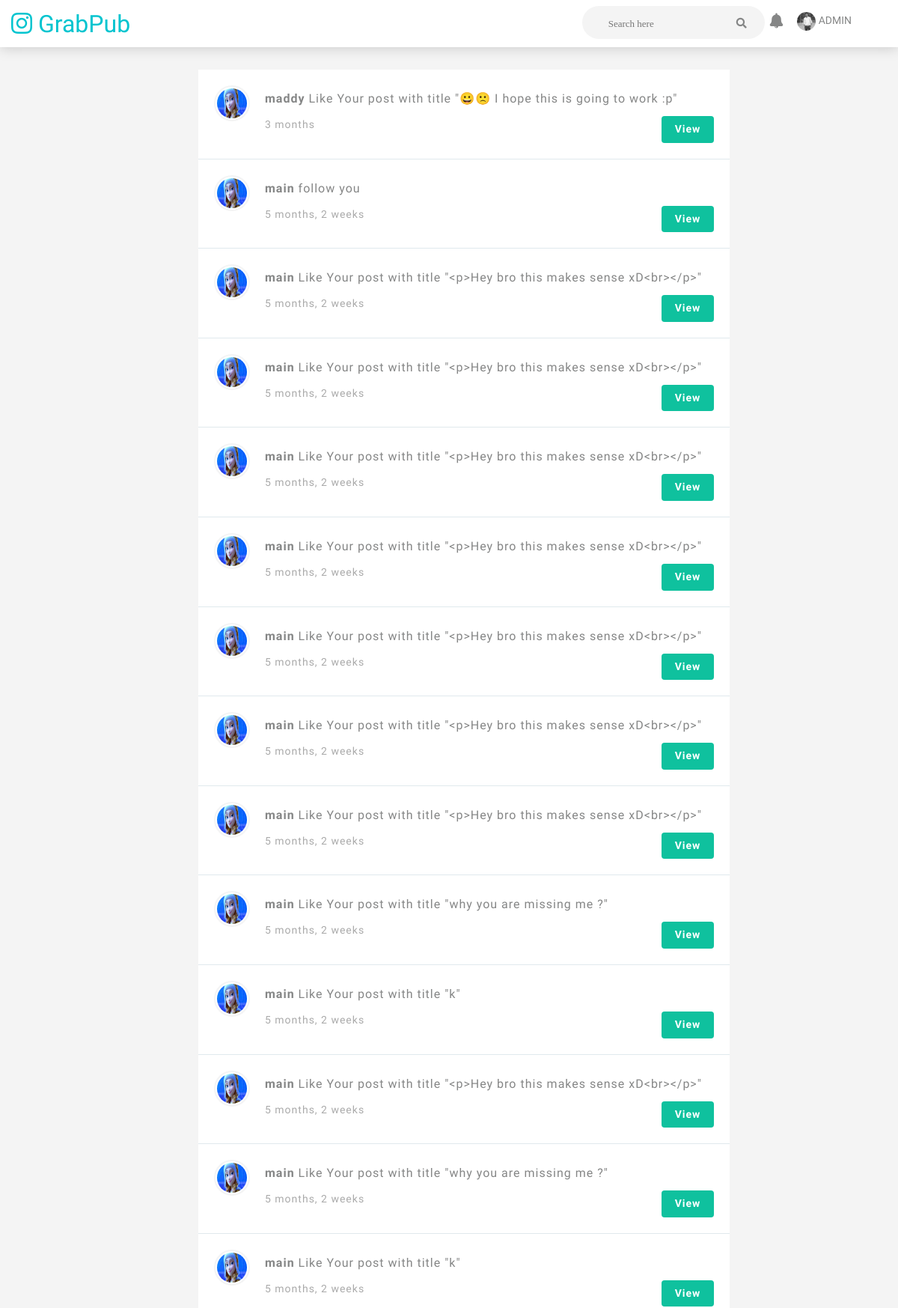
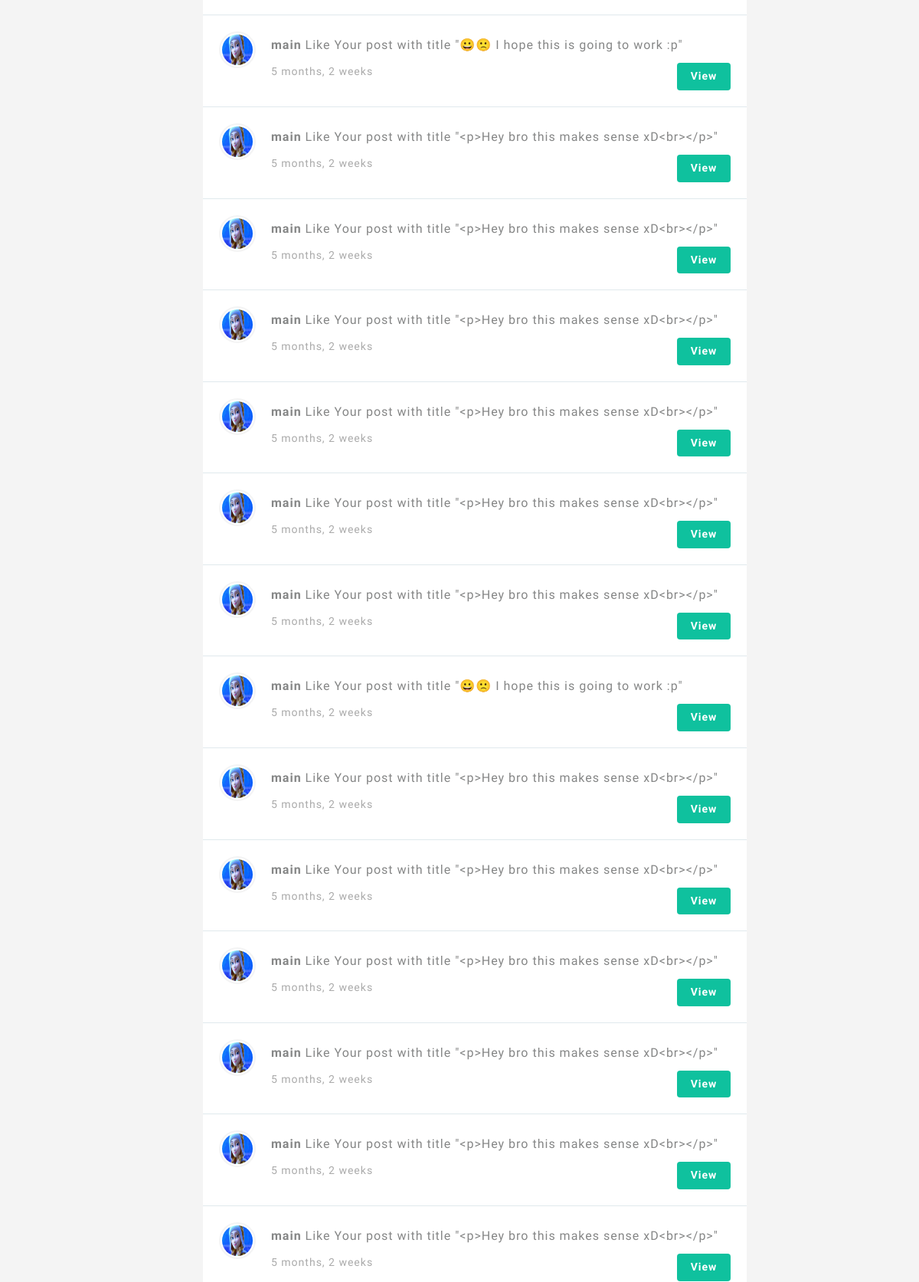
Screenshot of /notify/ (signed in, upper part) with the database file from the repository (2 pictures, top to bottom).
### profiles/models.py (models this page shows, shortened)
class UserProfile(models.Model):
    user = models.OneToOneField(User, on_delete=models.CASCADE)
    follower = models.ManyToManyField(User, related_name ='is_following',blank=True,)
    close_friends = models.ManyToManyField(User,related_name='my_close_friends', blank=True)
    rank = models.ManyToManyField(Rank, related_name='rank', default='Newbie', blank=True)
    avatar = models.ImageField(("Avatar"), upload_to='displays', default = '1.jpg',height_field=None, width_field=None, max_length=None,blank = True,null=True)
    background =models.ImageField(("background1"), upload_to='backgrounds', default = 'ak.jpg',height_field=None, width_field=None, max_length=None,blank = True,null=True)
    background_2 =models.ImageField(("background2"), upload_to='backgrounds', default = 'ak.jpg',height_field=None, width_field=None, max_length=None,blank = True,null=True)
    background_3 =models.ImageField(("background3"), upload_to='backgrounds', default = 'ak.jpg',height_field=None, width_field=None, max_length=None,blank = True,null=True)
    background_4 =models.ImageField(("background4"), upload_to='backgrounds', default = 'ak.jpg',height_field=None, width_field=None, max_length=None,blank = True,null=True)
    background_5 =models.ImageField(("background5"), upload_to='backgrounds', default = 'ak.jpg',height_field=None, width_field=None, max_length=None,blank = True,null=True)
    create_date = models.DateField(auto_now_add=True,null=True)
    username = models.CharField(null=True,blank=True, max_length=50)
    displayname =models.CharField( max_length=150,blank=True,null=True)
    bio = models.CharField(("bio"), default='I like something',blank=True,max_length=255)
    objects = ProfileManager()

### notifications/models.py (models this page shows)
class Notification(AbstractNotification):
    class Meta(AbstractNotification.Meta):
        abstract = False
        swappable = swappable_setting('notifications', 'Notification')

### notify/views.py (the view, shortened to what this page needs)
# urls.py: path('',views.NotifyView.as_view(),name='ni'),
class NotifyView(TemplateView):
    template_name ='notify/notifications.html'
    def get_context_data(self, **kwargs):
        context = super().get_context_data(**kwargs)
        user = User.objects.get(username=self.request.user)
        qs = user.notifications.filter(deleted=False)
        print(qs,'qs')
        qs.mark_all_as_read(user)
        context["qs"] = qs
        user = self.request.user.userprofile
        user_notify = User.objects.get(username=self.request.user)
        context["notify"] = user_notify.notifications.filter(deleted=False).order_by('-timestamp')[:4]
        context["notify_count"] = user_notify.notifications.filter(actor_object_id=user_notify.id,deleted=False,unread=True).count()
        return context

### notifications/base/models.py (called while the page is built)
def is_soft_delete():
    return notifications_settings.get_config()['SOFT_DELETE']

    def unread(self, include_deleted=False):
        if is_soft_delete() and not include_deleted:
            return self.filter(unread=True, deleted=False)
        return self.filter(unread=True)

    def mark_all_as_read(self, recipient=None):
        qset = self.unread(True)
        if recipient:
            qset = qset.filter(recipient=recipient)
        return qset.update(unread=False)

    def __str__(self):
        ctx = {
            'actor': self.actor,
            'verb': self.verb,
            'action_object': self.action_object,
            'target': self.target,
            'timesince': self.timesince()
        }
        if self.target:
            if self.action_object:
                return u'%(actor)s %(verb)s %(action_object)s on %(target)s %(timesince)s ago' % ctx
            return u'%(actor)s %(verb)s %(target)s %(timesince)s ago' % ctx
        if self.action_object:
            return u'%(actor)s %(verb)s %(action_object)s %(timesince)s ago' % ctx
        return u'%(actor)s %(verb)s %(timesince)s ago' % ctx

    def timesince(self, now=None):
        from django.utils.timesince import timesince as timesince_
        return timesince_(self.timestamp, now)

### notifications/templatetags/notifications_tags.py (called while the page is built)
def notifications_unread(context):
    user = user_context(context)
    if not user:
        return ''
    return user.notifications.unread().count()

def user_context(context):
    if 'user' not in context:
        return None
    request = context['request']
    user = request.user
    try:
        user_is_anonymous = user.is_anonymous()
    except TypeError:  # Django >= 1.11
        user_is_anonymous = user.is_anonymous
    if user_is_anonymous:
        return None
    return user

### notify/templates/notify/notifications.html (shortened to what this page needs)
{% extends 'base_final.html' %}
{% load static %}
{% load notifications_tags %}
{% block content %}
	 <section class="notifications">
	  <div class="container">
	   <div class="row">
	    <div class="col-lg-8 col-lg-offset-2">
		<ul>
        {% if not qs %}
        <h3 style="font-family: 'Abhaya Libre', serif;margin-top:40px;text-align:center;">No Notification Yet.</h3>
         <h1 style="font-family: 'Abhaya Libre', serif;margin-top:40px;text-align:center;">Note!</h1>
        <h2 style="font-family: 'Abhaya Libre', serif;margin-top:40px;text-align:center;">Get <b>Free Followers</b> right now to aware them with your talent!</h2>
        {% else %}
        {% for note in qs %}
		 <li>
           <div class="media first_child">
            <a href="{% url 'profiles:detail' username=note.actor %}"><img src="{{note.actor.userprofile.avatar.url}}" alt="" class="img-responsive img-circle"></a>
            <div class="media_body">
             <p><b>{{note.actor}}</b> {{note.verb}}</p>
             <h6>{{note.timestamp|timesince}}</h6>
             <div class="btn_group">
              <a class="kafe-btn kafe-btn-mint" href="{% url 'profiles:detail' username=note.actor %}">View</a>
             </div>
            </div>
           </div>
         </li>
         {% endfor %}
         {% endif %}
		</ul>
		</div>
       </div>
	  </div>
	 </section>
{% endblock content %}

### templates/theme/snippets/navbar.html (shortened to what this page needs)
  {% load notifications_tags %}
  <header class="tr-header">
      <nav class="navbar navbar-default">
       <div class="container-fluid">
	    <div class="navbar-header">
		 <a class="navbar-brand" href="{%url 'profiles:follow-feed'%}"><i class="fab fa-instagram"></i> GrabPub</a>
		</div>
		<div class="navbar-right">
		 <ul class="nav navbar-nav">
		   <li>
		   <div class="search-dashboard">
               <form methor='GET' action="{%url 'search:query'%}">
                    <input placeholder="Search here"  type='text' name='q' value={{request.GET.q}}>
                    <button type="submit"><i class="fa fa-search"></i></button>
               </form>
          </div>
		   </li>
		   <li class="dropdown notification-list">
		    <a class="nav-link dropdown-toggle" data-toggle="dropdown" href="{% url 'notify:ni' %}" role="button" aria-haspopup="false" aria-expanded="false">
			 <i class="fa fa-bell noti-icon"></i>
			</a>
		   </li>
		 <li class="dropdown mega-avatar">
		   <a href="#" class="dropdown-toggle" data-toggle="dropdown" aria-expanded="true">
		   <span class="avatar w-32"><img src="{{request.user.userprofile.avatar.url}}" class="img-resonsive img-circle" width="25" height="25" alt="..."></span>
		   <span class="hidden-xs">
			{{request.user.username}}
		   </span>
		  </a>
		 </li>
		 </ul>
		</div>
       </div>
      </nav>
     </header>

### static/assets/css/demos/photo.css (style rules this page uses)
.navbar.navbar-default { margin-bottom: 0; border-radius: 0; border: 0; background-color: #fff; box-shadow: 0 0 18px 0 rgba(0, 0, 0, 0.2); }
.navbar-brand { font-family: 'Abhaya Libre', serif; font-size: 32px; color: #474B59 !important; -webkit-transition-duration: 0; transition-duration: 0; }
.navbar-default .navbar-nav>li>a { padding: 15px 10px; line-height: 25px; }
.navbar-default .navbar-nav li a { text-decoration: none; font-family: 'Abhaya Libre', serif; color: #858686; font-size: 14px; text-transform: uppercase; border-radius: 4px; margin-right: 2px; -webkit-transition-duration: 0; transition-duration: 0; }
.navbar-default .navbar-nav li i { padding: 15px 2px; color: #858686; font-size: 14px; line-height: 25px; }
.navbar-right { display: inline; margin-right: 35px; }
.navbar-right li { display: inline-block; }
.navbar-right .search-dashboard { float: left; margin-bottom: 11px; margin-left: 80px; margin-top: 8px; }
.navbar-right .search-dashboard > form { background: #f4f4f4 none repeat scroll 0 0; -webkit-border-radius: 30px; -moz-border-radius: 30px; -ms-border-radius: 30px; -o-border-radius: 30px; border-radius: 30px; float: left; height: 44px; width: 244px; }
.navbar-right .search-dashboard > form > input { background: transparent none repeat scroll 0 0; border: medium none; color: #46495b; float: left; font-family: Rubik; font-size: 13px; padding: 12px 50px 12px 35px; }
.navbar-right .search-dashboard > form > button { background: transparent none repeat scroll 0 0; border: medium none; color: #a7a7a7; padding: 12px 22px; position: absolute; right: 0; top: -8px; cursor: pointer; }
.avatar { width: 32px; height: 32px; text-align: center; }
.notification-list { margin-left: 0 !important; }
.notification-list .nav-link { padding: 0; line-height: 10px; color: #313a46; }
.navbar-default .navbar-nav > li > a.nav-link { padding: 0px 5px; line-height: 25px; }
.notification-list .noti-icon { font-size: 20px !important; padding: 10px 0px; vertical-align: middle; }
.notification-list .dropdown-toggle::after { display: none; }
.media { display: -ms-flexbox; display: flex; -ms-flex-align: start; align-items: flex-start; }
.media img { width: 48px !important; height: 48px !important; padding: 2px; border: 2px solid #f4f4f4; }
.img-responsive { display: block; max-width: 100%; height: auto; }
.notifications { background: #f4f4f4; padding: 30px 0px 50px 0px; }
.notifications ul li { line-height: 0px; background-color: transparent; padding: 0; }
.notifications ul li .media { border-bottom: 1px solid #e0e9ed; padding: 21px; background: #fff; width: 100%; }
.notifications ul li .media img { width: 46px; height: 46px; }
.media_body { margin-left: 20px; flex: 1; }
.notifications ul li .media .media_body p { font-family: 'Abhaya Libre', serif; font-size: 16px; color: #858686; margin-top: 10px; line-height: 1; }
.notifications ul li .media .media_body h6 { font-family: 'Abhaya Libre', serif; font-size: 14px; color: #aaa; padding-top: 6px; float: left; line-height: 0; }
.notifications ul li .media .media_body .btn_group { float: right; line-height: 1; padding-top: 5px; }
.notifications ul li .media .media_body .btn_group a.kafe-btn-mint { text-align: center; min-width: 70px; padding: 7px 15px; display: inline-block; }

### static/assets/css/skins/skin_two.css (style rules this page uses)
a { color: rgba(29, 27, 27, 0.267); text-decoration: none; outline: 0; -webkit-transition:0.5s all ease; -moz-transition:0.5s all ease; -o-transition:0.5s all ease; -ms-transition:0.5s all ease; transition:0.5s all ease; }
.kafe-btn { display: inline-block; margin-bottom: 0; font-weight: normal; text-align: center; white-space: nowrap; vertical-align: middle; line-height: 1.4; cursor: pointer; background-image: none; border: 1px solid transparent; border-radius: 4px; khtml-user-select: none; webkit-select: none; -moz-user-select: none; -ms-user-select: none; -o-user-select: none; user-select: none; -moz-transition: background, 0.3s; -0-transition: background, 0.3s; webkit-transition: background, 0.3s; transition: background, 0.3s; }
.kafe-btn-mint { font-family: 'Varela Round', sans-serif; font-weight: 700; font-size: 14px; padding: 13px 31px; color: #fff !important; background: #0fc19e; letter-spacing: 1px; }

### rows the page displays
Notification: actor.userprofile.avatar (picture), actor "maddy", verb "Like Your post with title \"😀🙁 I hope this is going to work :p\"", timestamp "3 months"
Notification: actor.userprofile.avatar (picture), actor "main", verb "follow you", timestamp "5 months, 2 weeks"
Notification: actor.userprofile.avatar (picture), actor "main", verb "Like Your post with title \"<p>Hey bro this makes sense xD<br></p>\"", timestamp "5 months, 2 weeks"
Notification: actor.userprofile.avatar (picture), actor "main", verb "Like Your post with title \"<p>Hey bro this makes sense xD<br></p>\"", timestamp "5 months, 2 weeks"
Notification: actor.userprofile.avatar (picture), actor "main", verb "Like Your post with title \"<p>Hey bro this makes sense xD<br></p>\"", timestamp "5 months, 2 weeks"
Notification: actor.userprofile.avatar (picture), actor "main", verb "Like Your post with title \"<p>Hey bro this makes sense xD<br></p>\"", timestamp "5 months, 2 weeks"
Notification: actor.userprofile.avatar (picture), actor "main", verb "Like Your post with title \"<p>Hey bro this makes sense xD<br></p>\"", timestamp "5 months, 2 weeks"
Notification: actor.userprofile.avatar (picture), actor "main", verb "Like Your post with title \"<p>Hey bro this makes sense xD<br></p>\"", timestamp "5 months, 2 weeks"
Notification: actor.userprofile.avatar (picture), actor "main", verb "Like Your post with title \"<p>Hey bro this makes sense xD<br></p>\"", timestamp "5 months, 2 weeks"
Notification: actor.userprofile.avatar (picture), actor "main", verb "Like Your post with title \"why you are missing me ?\"", timestamp "5 months, 2 weeks"
Notification: actor.userprofile.avatar (picture), actor "main", verb "Like Your post with title \"k\"", timestamp "5 months, 2 weeks"
Notification: actor.userprofile.avatar (picture), actor "main", verb "Like Your post with title \"<p>Hey bro this makes sense xD<br></p>\"", timestamp "5 months, 2 weeks"
Notification: actor.userprofile.avatar (picture), actor "main", verb "Like Your post with title \"why you are missing me ?\"", timestamp "5 months, 2 weeks"
Notification: actor.userprofile.avatar (picture), actor "main", verb "Like Your post with title \"k\"", timestamp "5 months, 2 weeks"
Notification: actor.userprofile.avatar (picture), actor "main", verb "Like Your post with title \"😀🙁 I hope this is going to work :p\"", timestamp "5 months, 2 weeks"
Notification: actor.userprofile.avatar (picture), actor "main", verb "Like Your post with title \"<p>Hey bro this makes sense xD<br></p>\"", timestamp "5 months, 2 weeks"
Notification: actor.userprofile.avatar (picture), actor "main", verb "Like Your post with title \"<p>Hey bro this makes sense xD<br></p>\"", timestamp "5 months, 2 weeks"
Notification: actor.userprofile.avatar (picture), actor "main", verb "Like Your post with title \"<p>Hey bro this makes sense xD<br></p>\"", timestamp "5 months, 2 weeks"
Notification: actor.userprofile.avatar (picture), actor "main", verb "Like Your post with title \"<p>Hey bro this makes sense xD<br></p>\"", timestamp "5 months, 2 weeks"
Notification: actor.userprofile.avatar (picture), actor "main", verb "Like Your post with title \"<p>Hey bro this makes sense xD<br></p>\"", timestamp "5 months, 2 weeks"
Notification: actor.userprofile.avatar (picture), actor "main", verb "Like Your post with title \"<p>Hey bro this makes sense xD<br></p>\"", timestamp "5 months, 2 weeks"
Notification: actor.userprofile.avatar (picture), actor "main", verb "Like Your post with title \"😀🙁 I hope this is going to work :p\"", timestamp "5 months, 2 weeks"
Notification: actor.userprofile.avatar (picture), actor "main", verb "Like Your post with title \"<p>Hey bro this makes sense xD<br></p>\"", timestamp "5 months, 2 weeks"
Notification: actor.userprofile.avatar (picture), actor "main", verb "Like Your post with title \"<p>Hey bro this makes sense xD<br></p>\"", timestamp "5 months, 2 weeks"
Notification: actor.userprofile.avatar (picture), actor "main", verb "Like Your post with title \"<p>Hey bro this makes sense xD<br></p>\"", timestamp "5 months, 2 weeks"
Notification: actor.userprofile.avatar (picture), actor "main", verb "Like Your post with title \"<p>Hey bro this makes sense xD<br></p>\"", timestamp "5 months, 2 weeks"
Notification: actor.userprofile.avatar (picture), actor "main", verb "Like Your post with title \"<p>Hey bro this makes sense xD<br></p>\"", timestamp "5 months, 2 weeks"
Notification: actor.userprofile.avatar (picture), actor "main", verb "Like Your post with title \"<p>Hey bro this makes sense xD<br></p>\"", timestamp "5 months, 2 weeks"

### other values shown
{{ request.user.username }} "ADMIN"
